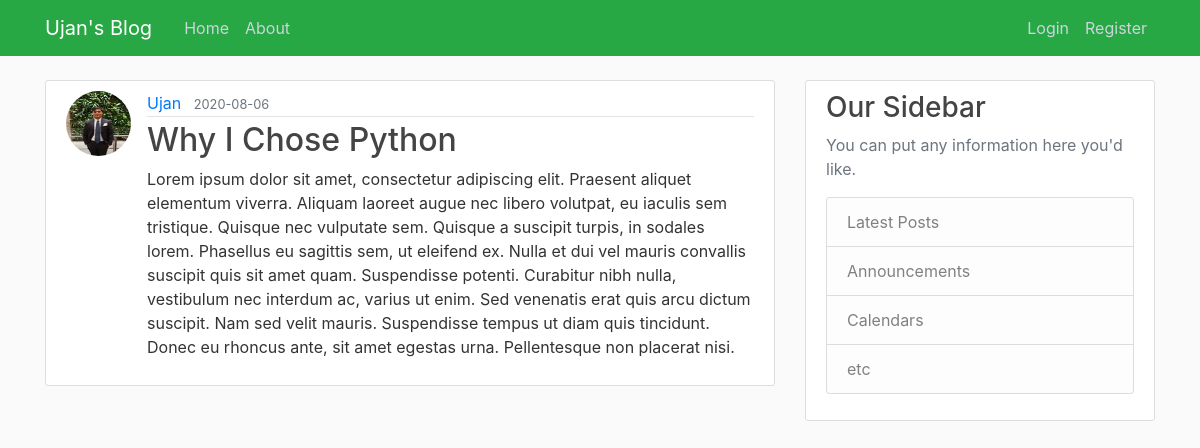
/post/6, run on the app's committed database.
### flask_website/models.py (models this page shows, shortened)
class User(db.Model, UserMixin):
    id = db.Column(db.Integer, primary_key = True)
    username = db.Column(db.String(20), unique = True, nullable = False) #Max 20 characters
    email = db.Column(db.String(100), unique = True, nullable = False)
    image_file = db.Column(db.String(20), nullable = False, default = 'default.jpg')  # default image
    password = db.Column(db.String(60), nullable = False)
    posts = db.relationship('Post', backref = 'author', lazy = True) # backref allows us to get the author as soon as we have the post, lazy means SQLAlchemy will load the data when needed

class Post(db.Model):
    id = db.Column(db.Integer, primary_key = True)
    title = db.Column(db.String(100), nullable = False)
    date_posted = db.Column(db.DateTime, nullable = False, default = datetime.utcnow)
    content = db.Column(db.Text, nullable = False)
    user_id = db.Column(db.Integer, db.ForeignKey('user.id'), nullable = False) #user is lowercase because we access the column name, not class

### flask_website/posts/routes.py (the view)
@posts.route('/post/<int:post_id>')
def post(post_id):
    post = Post.query.get_or_404(post_id)
    return render_template('post.html', title = post.title, post = post)

### flask_website/templates/post.html (shortened to what this page needs)
{% extends "layout.html" %}
{% block content %}
<article class="media content-section">
  <img class="rounded-circle article-img" src="{{ url_for('static', filename = 'profile_pics/'+ post.author.image_file) }}">
<div class="media-body">
  <div class="article-metadata">
    <a class="mr-2" href="{{ url_for('users.user_post', username = post.author.username) }}">{{ post.author.username }}</a>
    <small class="text-muted">{{ post.date_posted.strftime('%Y-%m-%d') }}</small>
  </div>
  <h2 class="article-title">{{ post.title }}</h2>
  <p class="article-content">{{ post.content }}</p>
</div>
</article>
{% endblock content %}

### flask_website/static/main.css (style rules this page uses)
body { background: #fafafa; color: #333333; margin-top: 5rem; }
h1, h2, h3, h4, h5, h6 { color: #444444; }
.content-section { background: #ffffff; padding: 10px 20px; border: 1px solid #dddddd; border-radius: 3px; margin-bottom: 20px; }
.article-title { color: #444444; }
.article-content { white-space: pre-line; }
.article-img { height: 65px; width: 65px; margin-right: 16px; }
.article-metadata { padding-bottom: 1px; margin-bottom: 4px; border-bottom: 1px solid #e3e3e3 }

### data on the page
User: image_file (picture), author.username "Ujan"
Post: date_posted "2020-08-06", title "Why I Chose Python", content "Lorem ipsum dolor sit amet, consectetur adipiscing elit. Praesent aliquet elementum viverra. Aliquam laoreet augue nec libero volutpat, eu iaculis sem tristique. Quisque nec vulputate sem. Quisque a suscipit turpis, in sodales lorem. Phasellus eu sagittis sem, ut eleifend ex. Nulla et dui vel mauris convallis suscipit quis sit amet quam. Suspendisse potenti. Curabitur nibh nulla, vestibulum nec interdum ac, varius ut enim. Sed venenatis erat quis arcu dictum suscipit. Nam sed velit mauris. Suspendisse tempus ut diam quis tincidunt. Donec eu rhoncus ante, sit amet egestas urna. Pellentesque non placerat nisi."
